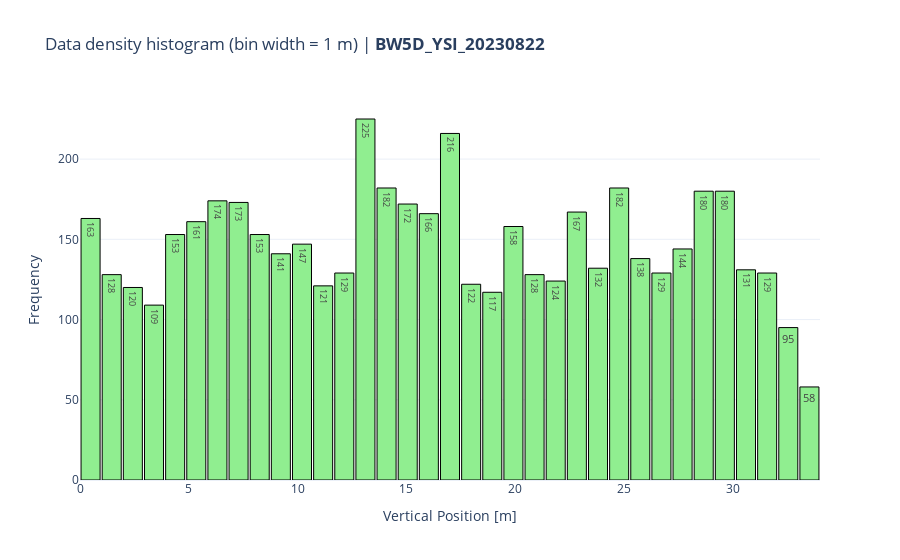

The cell this chart's notebook holds for it:
### Code cell
# Plot data density
plots.plot_histogram(density,
            value_column='x_bin', 
            weight_column='frequency', 
            num_bins=len(density['x_bin']),
            title=f'Data density histogram (bin width = {width} m) | <b>{name}<b>',
            x_axis_title='Vertical Position [m]',
            bar_color='lightgreen'
            )

### Figure 1 — Plotly figure (JSON) as saved in the notebook; plotly's stock layout.template omitted (floating-point values rounded to 4 significant figures)
{"data": [{"marker": {"color": "lightgreen", "line": {"color": "black", "width": 1}}, "text": [163, 128, 120, 109, 153, 161, 174, 173, 153, 141, 147, 121, 129, 225, 182, 172, 166, 216, 122, 117, 158, 128, 124, 167, 132, 182, 138, 129, 144, 180, 180, 131, 129, 95, 58], "textposition": "auto", "type": "bar", "x": [0.4857, 1.457, 2.429, 3.4, 4.371, 5.343, 6.314, 7.286, 8.257, 9.229, 10.2, 11.17, 12.14, 13.11, 14.09, 15.06, 16.03, 17, 17.97, 18.94, 19.91, 20.89, 21.86, 22.83, 23.8, 24.77, 25.74, 26.71, 27.69, 28.66, 29.63, 30.6, 31.57, 32.54, 33.51], "y": [163, 128, 120, 109, 153, 161, 174, 173, 153, 141, 147, 121, 129, 225, 182, 172, 166, 216, 122, 117, 158, 128, 124, 167, 132, 182, 138, 129, 144, 180, 180, 131, 129, 95, 58]}], "layout": {"bargap": 0.1, "title": {"text": "Data density histogram (bin width = 1 m) | <b>BW5D_YSI_20230822<b>"}, "xaxis": {"title": {"text": "Vertical Position [m]"}}, "yaxis": {"title": {"text": "Frequency"}}}}
